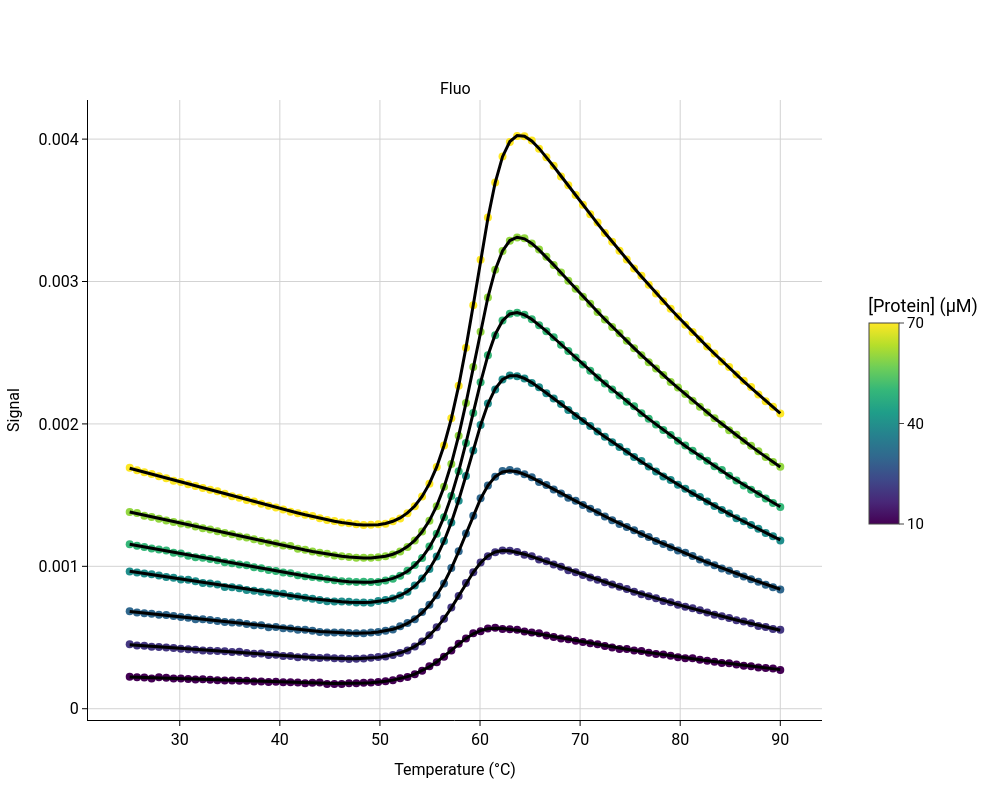

Write notebook code for a chart like this one.
### Markdown cell above
Now we proceed to fit the data with global intercepts and global slopes

### Code cell
dimer_sim.params_df = None
dimer_sim.fit_thermal_unfolding_global()
dimer_sim.fit_thermal_unfolding_global_global()
dimer_sim.fit_thermal_unfolding_global_global_global()
print("Fitted parameters:")
print(dimer_sim.params_df.head())
print(dimer_sim.params_df.tail())
fig = plot_unfolding(dimer_sim)
fig.show()
